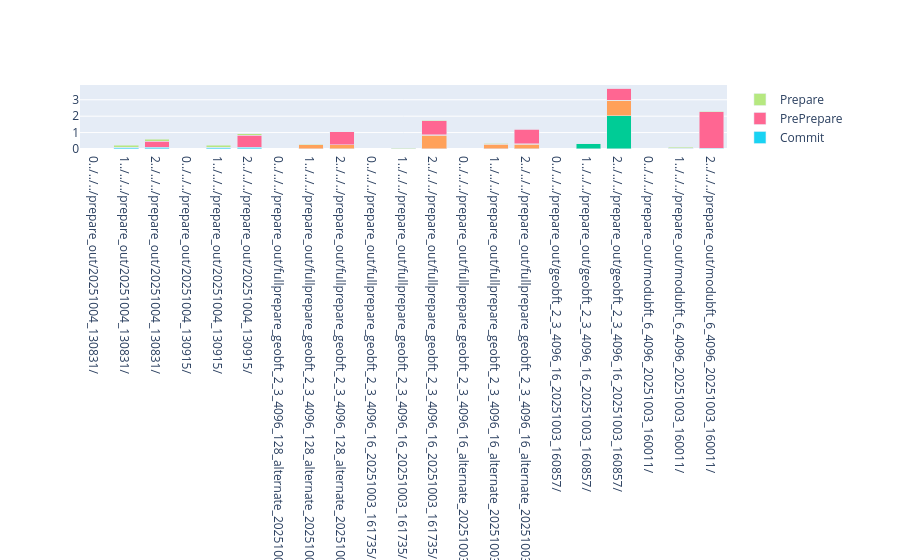

Notebook code cell kept with this figure:
### Code cell
# Ensure both DataFrames have the same index names
nbpf = normalized_bytes_per_folder.set_index(["folder", "Role"])
bw = bandwidth.reset_index().set_index(["folder", "Role"])
bw.index.set_names(["folder", "Role"], inplace=True)

result = nbpf.mul(bw[0], axis=0).reset_index()
fig = go.Figure()

for typ in types:
    fig.add_trace(go.Bar(x=result.Role.apply(str)+result.folder.apply(str),y=result[typ],name=typ))
fig.update_layout(barmode='stack')
fig.show()

### Figure 1 — Plotly figure (JSON) as saved in the notebook; plotly's stock layout.template omitted (floating-point values rounded to 4 significant figures)
{"data": [{"name": "Checkpoint", "type": "bar", "x": ["0../../../prepare_out/20251004_130831/", "1../../../prepare_out/20251004_130831/", "2../../../prepare_out/20251004_130831/", "0../../../prepare_out/20251004_130915/", "1../../../prepare_out/20251004_130915/", "2../../../prepare_out/20251004_130915/", "0../../../prepare_out/fullprepare_geobft_2_3_4096_128_alternate_20251003_162946/", "1../../../prepare_out/fullprepare_geobft_2_3_4096_128_alternate_20251003_162946/", "2../../../prepare_out/fullprepare_geobft_2_3_4096_128_alternate_20251003_162946/", "0../../../prepare_out/fullprepare_geobft_2_3_4096_16_20251003_161735/", "1../../../prepare_out/fullprepare_geobft_2_3_4096_16_20251003_161735/", "2../../../prepare_out/fullprepare_geobft_2_3_4096_16_20251003_161735/", "0../../../prepare_out/fullprepare_geobft_2_3_4096_16_alternate_20251003_162853/", "1../../../prepare_out/fullprepare_geobft_2_3_4096_16_alternate_20251003_162853/", "2../../../prepare_out/fullprepare_geobft_2_3_4096_16_alternate_20251003_162853/", "0../../../prepare_out/geobft_2_3_4096_16_20251003_160857/", "1../../../prepare_out/geobft_2_3_4096_16_20251003_160857/", "2../../../prepare_out/geobft_2_3_4096_16_20251003_160857/", "0../../../prepare_out/modubft_6_4096_20251003_160011/", "1../../../prepare_out/modubft_6_4096_20251003_160011/", "2../../../prepare_out/modubft_6_4096_20251003_160011/"], "y": [NaN, 0.0002134, 0.0002102, NaN, 0.0002076, 0.0002011, NaN, 3.362e-05, 3.303e-05, NaN, 3.731e-05, 3.678e-05, NaN, 3.889e-05, 3.833e-05, NaN, 3.076e-05, 3.027e-05, NaN, 0.000108, 0.0001047]}, {"name": "ClientResponse", "type": "bar", "x": ["0../../../prepare_out/20251004_130831/", "1../../../prepare_out/20251004_130831/", "2../../../prepare_out/20251004_130831/", "0../../../prepare_out/20251004_130915/", "1../../../prepare_out/20251004_130915/", "2../../../prepare_out/20251004_130915/", "0../../../prepare_out/fullprepare_geobft_2_3_4096_128_alternate_20251003_162946/", "1../../../prepare_out/fullprepare_geobft_2_3_4096_128_alternate_20251003_162946/", "2../../../prepare_out/fullprepare_geobft_2_3_4096_128_alternate_20251003_162946/", "0../../../prepare_out/fullprepare_geobft_2_3_4096_16_20251003_161735/", "1../../../prepare_out/fullprepare_geobft_2_3_4096_16_20251003_161735/", "2../../../prepare_out/fullprepare_geobft_2_3_4096_16_20251003_161735/", "0../../../prepare_out/fullprepare_geobft_2_3_4096_16_alternate_20251003_162853/", "1../../../prepare_out/fullprepare_geobft_2_3_4096_16_alternate_20251003_162853/", "2../../../prepare_out/fullprepare_geobft_2_3_4096_16_alternate_20251003_162853/", "0../../../prepare_out/geobft_2_3_4096_16_20251003_160857/", "1../../../prepare_out/geobft_2_3_4096_16_20251003_160857/", "2../../../prepare_out/geobft_2_3_4096_16_20251003_160857/", "0../../../prepare_out/modubft_6_4096_20251003_160011/", "1../../../prepare_out/modubft_6_4096_20251003_160011/", "2../../../prepare_out/modubft_6_4096_20251003_160011/"], "y": [NaN, 0.01406, 0.01372, NaN, 0.01368, 0.01304, NaN, 0.00496, 0.004837, NaN, 0.005513, 0.005378, NaN, 0.005762, 0.005622, NaN, 0.004556, 0.004444, NaN, 0.007112, 0.006771]}, {"name": "ClusterCommit", "type": "bar", "x": ["0../../../prepare_out/20251004_130831/", "1../../../prepare_out/20251004_130831/", "2../../../prepare_out/20251004_130831/", "0../../../prepare_out/20251004_130915/", "1../../../prepare_out/20251004_130915/", "2../../../prepare_out/20251004_130915/", "0../../../prepare_out/fullprepare_geobft_2_3_4096_128_alternate_20251003_162946/", "1../../../prepare_out/fullprepare_geobft_2_3_4096_128_alternate_20251003_162946/", "2../../../prepare_out/fullprepare_geobft_2_3_4096_128_alternate_20251003_162946/", "0../../../prepare_out/fullprepare_geobft_2_3_4096_16_20251003_161735/", "1../../../prepare_out/fullprepare_geobft_2_3_4096_16_20251003_161735/", "2../../../prepare_out/fullprepare_geobft_2_3_4096_16_20251003_161735/", "0../../../prepare_out/fullprepare_geobft_2_3_4096_16_alternate_20251003_162853/", "1../../../prepare_out/fullprepare_geobft_2_3_4096_16_alternate_20251003_162853/", "2../../../prepare_out/fullprepare_geobft_2_3_4096_16_alternate_20251003_162853/", "0../../../prepare_out/geobft_2_3_4096_16_20251003_160857/", "1../../../prepare_out/geobft_2_3_4096_16_20251003_160857/", "2../../../prepare_out/geobft_2_3_4096_16_20251003_160857/", "0../../../prepare_out/modubft_6_4096_20251003_160011/", "1../../../prepare_out/modubft_6_4096_20251003_160011/", "2../../../prepare_out/modubft_6_4096_20251003_160011/"], "y": [NaN, 0.0, 0.0, NaN, 0.0, 0.0, NaN, 0.0, 0.0, NaN, 6.919e-05, 6.495e-05, NaN, 0.0, 0.0, NaN, 0.3498, 2.03, NaN, 0.0, 0.0]}, {"name": "ClusterPrePrepare", "type": "bar", "x": ["0../../../prepare_out/20251004_130831/", "1../../../prepare_out/20251004_130831/", "2../../../prepare_out/20251004_130831/", "0../../../prepare_out/20251004_130915/", "1../../../prepare_out/20251004_130915/", "2../../../prepare_out/20251004_130915/", "0../../../prepare_out/fullprepare_geobft_2_3_4096_128_alternate_20251003_162946/", "1../../../prepare_out/fullprepare_geobft_2_3_4096_128_alternate_20251003_162946/", "2../../../prepare_out/fullprepare_geobft_2_3_4096_128_alternate_20251003_162946/", "0../../../prepare_out/fullprepare_geobft_2_3_4096_16_20251003_161735/", "1../../../prepare_out/fullprepare_geobft_2_3_4096_16_20251003_161735/", "2../../../prepare_out/fullprepare_geobft_2_3_4096_16_20251003_161735/", "0../../../prepare_out/fullprepare_geobft_2_3_4096_16_alternate_20251003_162853/", "1../../../prepare_out/fullprepare_geobft_2_3_4096_16_alternate_20251003_162853/", "2../../../prepare_out/fullprepare_geobft_2_3_4096_16_alternate_20251003_162853/", "0../../../prepare_out/geobft_2_3_4096_16_20251003_160857/", "1../../../prepare_out/geobft_2_3_4096_16_20251003_160857/", "2../../../prepare_out/geobft_2_3_4096_16_20251003_160857/", "0../../../prepare_out/modubft_6_4096_20251003_160011/", "1../../../prepare_out/modubft_6_4096_20251003_160011/", "2../../../prepare_out/modubft_6_4096_20251003_160011/"], "y": [NaN, 0.0, 0.0, NaN, 0.0, 0.0, NaN, 0.0002733, 0.00027, NaN, 0.002438, 0.002405, NaN, 0.002539, 0.002508, NaN, 0.002011, 0.001987, NaN, 0.0, 0.0]}, {"name": "ClusterPrepare", "type": "bar", "x": ["0../../../prepare_out/20251004_130831/", "1../../../prepare_out/20251004_130831/", "2../../../prepare_out/20251004_130831/", "0../../../prepare_out/20251004_130915/", "1../../../prepare_out/20251004_130915/", "2../../../prepare_out/20251004_130915/", "0../../../prepare_out/fullprepare_geobft_2_3_4096_128_alternate_20251003_162946/", "1../../../prepare_out/fullprepare_geobft_2_3_4096_128_alternate_20251003_162946/", "2../../../prepare_out/fullprepare_geobft_2_3_4096_128_alternate_20251003_162946/", "0../../../prepare_out/fullprepare_geobft_2_3_4096_16_20251003_161735/", "1../../../prepare_out/fullprepare_geobft_2_3_4096_16_20251003_161735/", "2../../../prepare_out/fullprepare_geobft_2_3_4096_16_20251003_161735/", "0../../../prepare_out/fullprepare_geobft_2_3_4096_16_alternate_20251003_162853/", "1../../../prepare_out/fullprepare_geobft_2_3_4096_16_alternate_20251003_162853/", "2../../../prepare_out/fullprepare_geobft_2_3_4096_16_alternate_20251003_162853/", "0../../../prepare_out/geobft_2_3_4096_16_20251003_160857/", "1../../../prepare_out/geobft_2_3_4096_16_20251003_160857/", "2../../../prepare_out/geobft_2_3_4096_16_20251003_160857/", "0../../../prepare_out/modubft_6_4096_20251003_160011/", "1../../../prepare_out/modubft_6_4096_20251003_160011/", "2../../../prepare_out/modubft_6_4096_20251003_160011/"], "y": [NaN, 0.0, 0.0, NaN, 0.0, 0.0, NaN, 0.2519, 0.2518, NaN, 0.0, 0.8448, NaN, 0.2945, 0.2945, NaN, 0.0, 0.9329, NaN, 0.0, 0.0]}, {"name": "Commit", "type": "bar", "x": ["0../../../prepare_out/20251004_130831/", "1../../../prepare_out/20251004_130831/", "2../../../prepare_out/20251004_130831/", "0../../../prepare_out/20251004_130915/", "1../../../prepare_out/20251004_130915/", "2../../../prepare_out/20251004_130915/", "0../../../prepare_out/fullprepare_geobft_2_3_4096_128_alternate_20251003_162946/", "1../../../prepare_out/fullprepare_geobft_2_3_4096_128_alternate_20251003_162946/", "2../../../prepare_out/fullprepare_geobft_2_3_4096_128_alternate_20251003_162946/", "0../../../prepare_out/fullprepare_geobft_2_3_4096_16_20251003_161735/", "1../../../prepare_out/fullprepare_geobft_2_3_4096_16_20251003_161735/", "2../../../prepare_out/fullprepare_geobft_2_3_4096_16_20251003_161735/", "0../../../prepare_out/fullprepare_geobft_2_3_4096_16_alternate_20251003_162853/", "1../../../prepare_out/fullprepare_geobft_2_3_4096_16_alternate_20251003_162853/", "2../../../prepare_out/fullprepare_geobft_2_3_4096_16_alternate_20251003_162853/", "0../../../prepare_out/geobft_2_3_4096_16_20251003_160857/", "1../../../prepare_out/geobft_2_3_4096_16_20251003_160857/", "2../../../prepare_out/geobft_2_3_4096_16_20251003_160857/", "0../../../prepare_out/modubft_6_4096_20251003_160011/", "1../../../prepare_out/modubft_6_4096_20251003_160011/", "2../../../prepare_out/modubft_6_4096_20251003_160011/"], "y": [NaN, 0.09856, 0.09709, NaN, 0.0959, 0.09298, NaN, 0.01392, 0.01374, NaN, 0.01552, 0.01532, NaN, 0.01615, 0.01593, NaN, 0.01279, 0.01262, NaN, 0.04986, 0.04833]}, {"name": "PrePrepare", "type": "bar", "x": ["0../../../prepare_out/20251004_130831/", "1../../../prepare_out/20251004_130831/", "2../../../prepare_out/20251004_130831/", "0../../../prepare_out/20251004_130915/", "1../../../prepare_out/20251004_130915/", "2../../../prepare_out/20251004_130915/", "0../../../prepare_out/fullprepare_geobft_2_3_4096_128_alternate_20251003_162946/", "1../../../prepare_out/fullprepare_geobft_2_3_4096_128_alternate_20251003_162946/", "2../../../prepare_out/fullprepare_geobft_2_3_4096_128_alternate_20251003_162946/", "0../../../prepare_out/fullprepare_geobft_2_3_4096_16_20251003_161735/", "1../../../prepare_out/fullprepare_geobft_2_3_4096_16_20251003_161735/", "2../../../prepare_out/fullprepare_geobft_2_3_4096_16_20251003_161735/", "0../../../prepare_out/fullprepare_geobft_2_3_4096_16_alternate_20251003_162853/", "1../../../prepare_out/fullprepare_geobft_2_3_4096_16_alternate_20251003_162853/", "2../../../prepare_out/fullprepare_geobft_2_3_4096_16_alternate_20251003_162853/", "0../../../prepare_out/geobft_2_3_4096_16_20251003_160857/", "1../../../prepare_out/geobft_2_3_4096_16_20251003_160857/", "2../../../prepare_out/geobft_2_3_4096_16_20251003_160857/", "0../../../prepare_out/modubft_6_4096_20251003_160011/", "1../../../prepare_out/modubft_6_4096_20251003_160011/", "2../../../prepare_out/modubft_6_4096_20251003_160011/"], "y": [NaN, 0.0, 0.3714, NaN, 0.0, 0.7213, NaN, 0.0, 0.7676, NaN, 0.0, 0.8553, NaN, 0.0, 0.8907, NaN, 0.0, 0.7069, NaN, 0.0, 2.208]}, {"name": "Prepare", "type": "bar", "x": ["0../../../prepare_out/20251004_130831/", "1../../../prepare_out/20251004_130831/", "2../../../prepare_out/20251004_130831/", "0../../../prepare_out/20251004_130915/", "1../../../prepare_out/20251004_130915/", "2../../../prepare_out/20251004_130915/", "0../../../prepare_out/fullprepare_geobft_2_3_4096_128_alternate_20251003_162946/", "1../../../prepare_out/fullprepare_geobft_2_3_4096_128_alternate_20251003_162946/", "2../../../prepare_out/fullprepare_geobft_2_3_4096_128_alternate_20251003_162946/", "0../../../prepare_out/fullprepare_geobft_2_3_4096_16_20251003_161735/", "1../../../prepare_out/fullprepare_geobft_2_3_4096_16_20251003_161735/", "2../../../prepare_out/fullprepare_geobft_2_3_4096_16_20251003_161735/", "0../../../prepare_out/fullprepare_geobft_2_3_4096_16_alternate_20251003_162853/", "1../../../prepare_out/fullprepare_geobft_2_3_4096_16_alternate_20251003_162853/", "2../../../prepare_out/fullprepare_geobft_2_3_4096_16_alternate_20251003_162853/", "0../../../prepare_out/geobft_2_3_4096_16_20251003_160857/", "1../../../prepare_out/geobft_2_3_4096_16_20251003_160857/", "2../../../prepare_out/geobft_2_3_4096_16_20251003_160857/", "0../../../prepare_out/modubft_6_4096_20251003_160011/", "1../../../prepare_out/modubft_6_4096_20251003_160011/", "2../../../prepare_out/modubft_6_4096_20251003_160011/"], "y": [NaN, 0.107, 0.1053, NaN, 0.1041, 0.1009, NaN, 0.01688, 0.01664, NaN, 0.01882, 0.01855, NaN, 0.01959, 0.01929, NaN, 0.01552, 0.01529, NaN, 0.05418, 0.05247]}], "layout": {"barmode": "stack"}}
